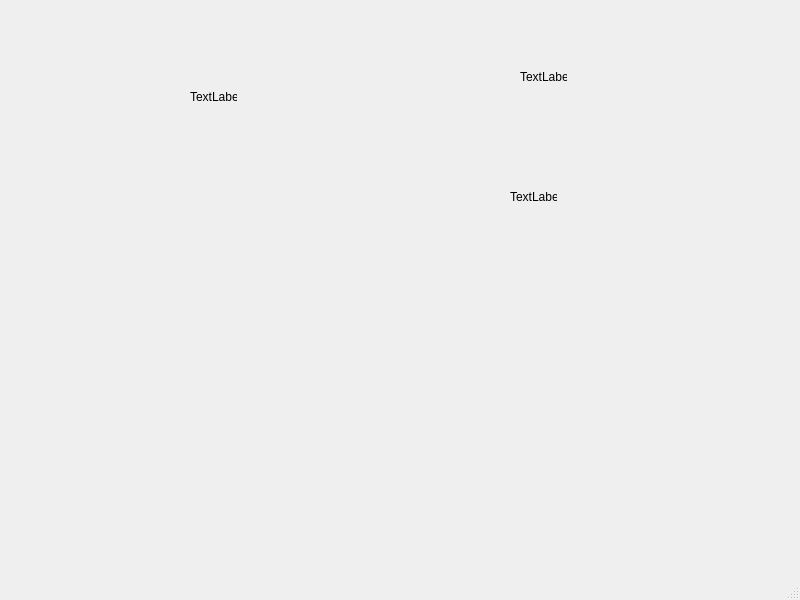
<?xml version="1.0" encoding="UTF-8"?>
<ui version="4.0">
 <class>MainWindow</class>
 <widget class="QMainWindow" name="MainWindow">
  <property name="geometry">
   <rect>
    <x>0</x>
    <y>0</y>
    <width>800</width>
    <height>600</height>
   </rect>
  </property>
  <property name="windowTitle">
   <string>MainWindow</string>
  </property>
  <widget class="QWidget" name="centralwidget">
   <widget class="QLabel" name="label">
    <property name="geometry">
     <rect>
      <x>190</x>
      <y>90</y>
      <width>47</width>
      <height>13</height>
     </rect>
    </property>
    <property name="text">
     <string>TextLabel</string>
    </property>
   </widget>
   <widget class="QLabel" name="label_2">
    <property name="geometry">
     <rect>
      <x>520</x>
      <y>70</y>
      <width>47</width>
      <height>13</height>
     </rect>
    </property>
    <property name="text">
     <string>TextLabel</string>
    </property>
   </widget>
   <widget class="QLabel" name="label_3">
    <property name="geometry">
     <rect>
      <x>510</x>
      <y>190</y>
      <width>47</width>
      <height>13</height>
     </rect>
    </property>
    <property name="text">
     <string>TextLabel</string>
    </property>
   </widget>
  </widget>
  <widget class="QMenuBar" name="menubar">
   <property name="geometry">
    <rect>
     <x>0</x>
     <y>0</y>
     <width>800</width>
     <height>21</height>
    </rect>
   </property>
  </widget>
  <widget class="QStatusBar" name="statusbar"/>
 </widget>
 <resources/>
 <connections/>
</ui>
